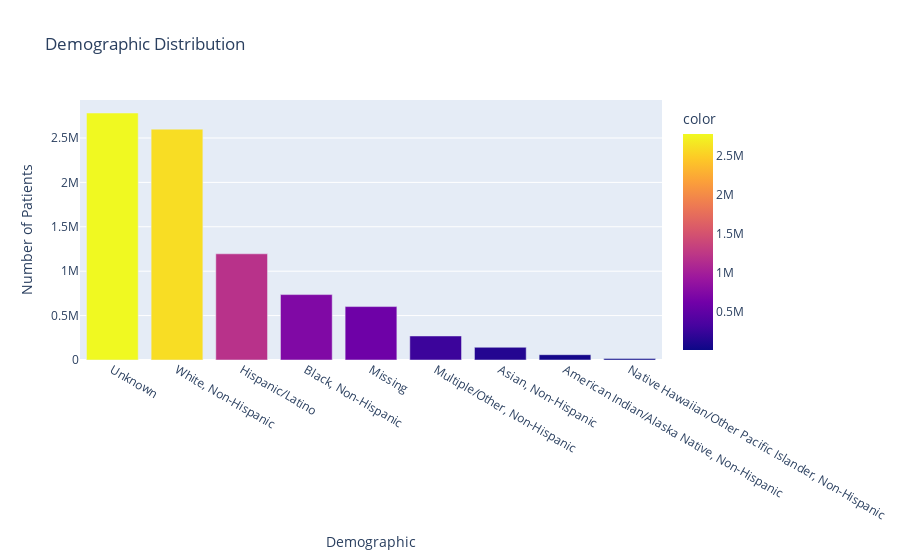

Notebook cell for this chart:
### Markdown cell above
Graphical representation of demographics

### Code cell
values = df['demographic'].value_counts()#.tolist()
names = list(values.index) 

fig = px.bar(
    x=names,
    y=values,
    title="Demographic Distribution",
    labels={
        'x': 'Demographic',
        'y': 'Number of Patients'
    },
    color=values
)
fig.show()

### Figure 1 — Plotly figure (JSON) as saved in the notebook; plotly's stock layout.template omitted (floating-point values rounded to 4 significant figures)
{"data": [{"alignmentgroup": "True", "hovertemplate": "Demographic=%{x}<br>Number of Patients=%{y}<br>color=%{marker.color}<extra></extra>", "legendgroup": "", "marker": {"color": [2781176, 2599410, 1195739, 736584, 601519, 270509, 143080, 59842, 17213], "coloraxis": "coloraxis"}, "name": "", "offsetgroup": "", "orientation": "v", "showlegend": false, "textposition": "auto", "type": "bar", "x": ["Unknown", "White, Non-Hispanic", "Hispanic/Latino", "Black, Non-Hispanic", "Missing", "Multiple/Other, Non-Hispanic", "Asian, Non-Hispanic", "American Indian/Alaska Native, Non-Hispanic", "Native Hawaiian/Other Pacific Islander, Non-Hispanic"], "xaxis": "x", "y": [2781176, 2599410, 1195739, 736584, 601519, 270509, 143080, 59842, 17213], "yaxis": "y"}], "layout": {"barmode": "relative", "coloraxis": {"colorbar": {"title": {"text": "color"}}, "colorscale": [[0, "#0d0887"], [0.1111, "#46039f"], [0.2222, "#7201a8"], [0.3333, "#9c179e"], [0.4444, "#bd3786"], [0.5556, "#d8576b"], [0.6667, "#ed7953"], [0.7778, "#fb9f3a"], [0.8889, "#fdca26"], [1, "#f0f921"]]}, "legend": {"tracegroupgap": 0}, "title": {"text": "Demographic Distribution"}, "xaxis": {"anchor": "y", "domain": [0, 1], "title": {"text": "Demographic"}}, "yaxis": {"anchor": "x", "domain": [0, 1], "title": {"text": "Number of Patients"}}}}
